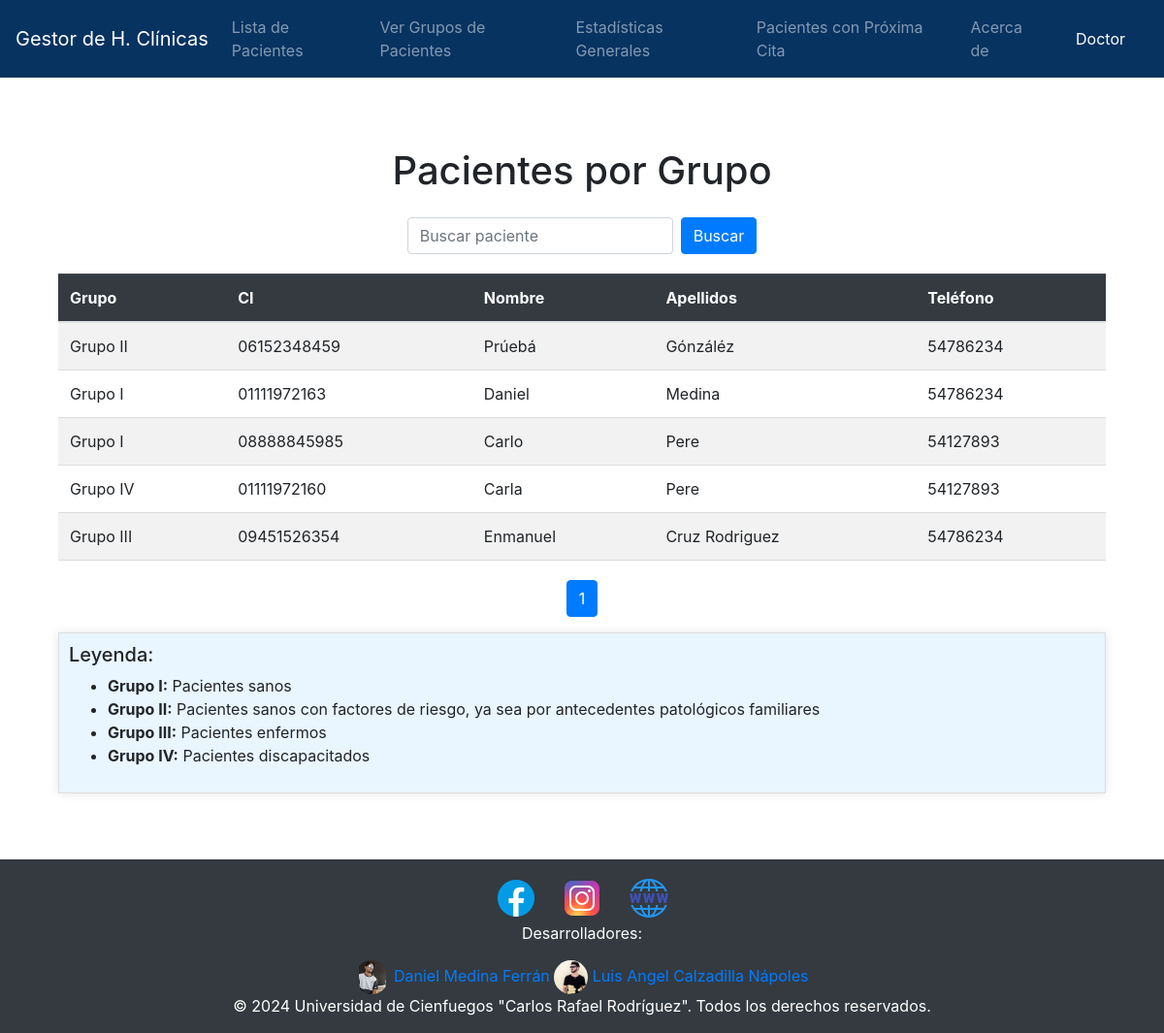
The app's page /grupos-pacientes/ (signed in), older data.
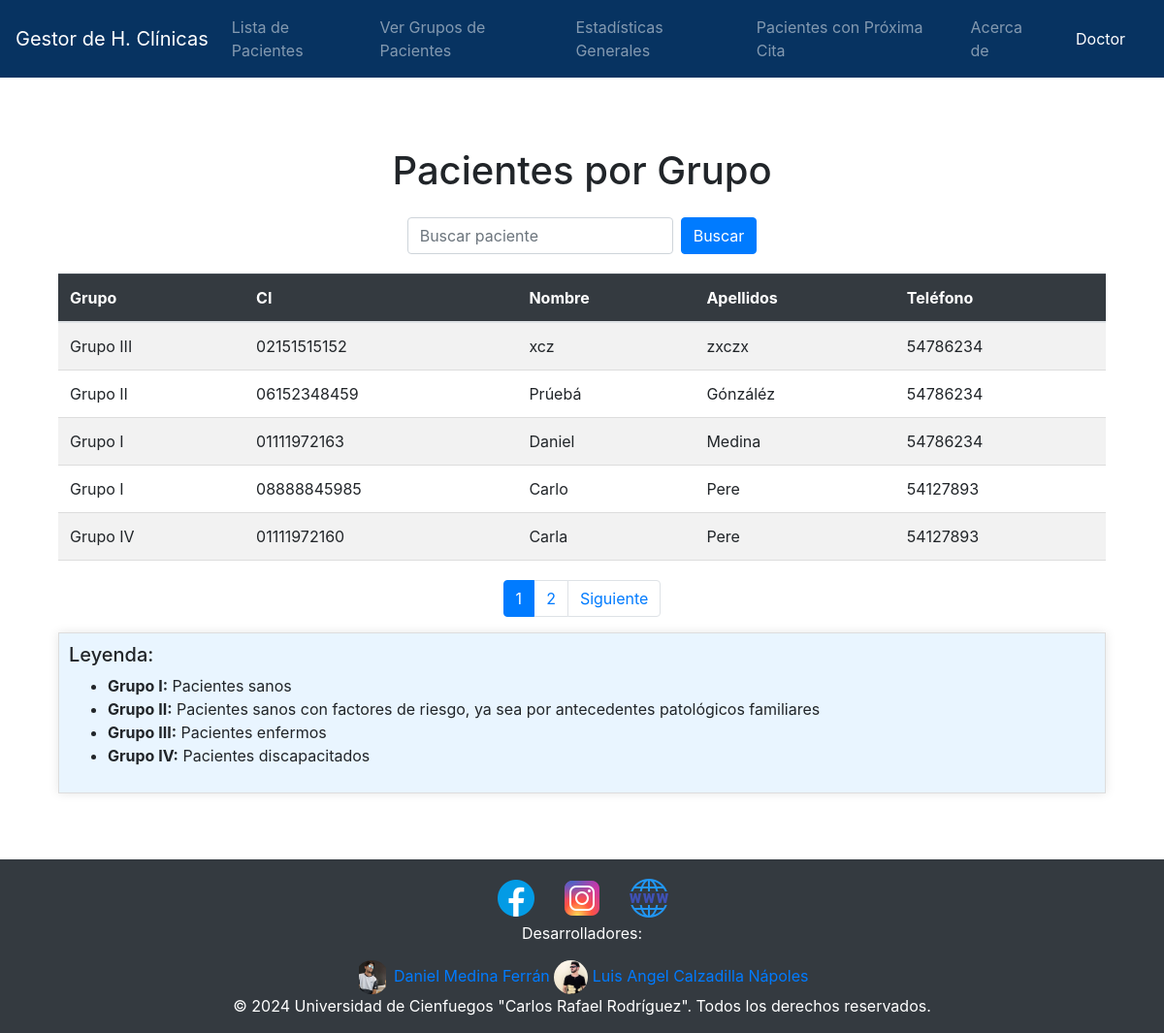
The same page, newer data.
### Historia/models.py (models this page shows, shortened)
class Grupos(models.Model):
    id = models.IntegerField(primary_key=True)
    grupo = models.CharField(max_length=255)

class Paciente(models.Model):
    ci = models.CharField(primary_key=True, max_length=11)
    nombre = models.CharField(max_length=50)
    apellidos = models.CharField(max_length=50)
    telefono = models.IntegerField(null=True)
    direccion = models.CharField(max_length=50)
    SEXO_CHOICES = (
        ('M', 'Masculino'),
        ('F', 'Femenino'),
    )
    sexo = models.CharField(max_length=1, choices=SEXO_CHOICES)
    RAZA_CHOICES = (
        ('B', 'Blanco'),
        ('N', 'Negro'),
    )
    raza = models.CharField(max_length=1, choices=RAZA_CHOICES)
    edad = models.IntegerField()

### Historia/views/grupos.py (the view, shortened to what this page needs)
# urls.py: path('grupos-pacientes/', grupos.grupos_pacientes, name='grupos_pacientes'),
@login_required(login_url="/")
def grupos_pacientes(request):
    pacientes = []
    search_term = request.GET.get('search', '')
    paciente_ultima_fecha_grupo = {}
    fechas_por_paciente = {}
    for fecha in Fecha.objects.all().order_by('-fecha_inicial'):
        if fecha.paciente not in fechas_por_paciente:
            fechas_por_paciente[fecha.paciente] = fecha
    for paciente, fecha in fechas_por_paciente.items():
        try:
            egeneral = fecha.egeneral
            if egeneral:
                try:
                    efaparato = egeneral.efaparato
                    if efaparato:
                        grupo = efaparato.grupos
                        paciente_ultima_fecha_grupo[paciente] = grupo.grupo
                except ObjectDoesNotExist:
                    pass
        except ObjectDoesNotExist:
            pass
    for paciente in paciente_ultima_fecha_grupo.keys():
        grupo = paciente_ultima_fecha_grupo[paciente]
        pacientes.append({
            'grupo': grupo,
            'ci': paciente.ci,
            'nombre': paciente.nombre,
            'apellidos': paciente.apellidos,
            'telefono': paciente.telefono,
        })
    paginator = Paginator(pacientes, 5)  # 5 pacientes por página
    page_number = request.GET.get('page')
    paginated_patients = paginator.get_page(page_number)
    context = {
        'pacientes': paginated_patients,
        'search': search_term,  # Para mantener el valor en el formulario
    }
    return render(request, 'grupos/grupos_pacientes.html', context)

### Historia/templates/grupos/grupos_pacientes.html (shortened to what this page needs)
{% extends 'base.html' %}
{% block content %}
<div class="container-fluid">
    <h1 class="text-center my-4">Pacientes por Grupo</h1>
    <div class="d-flex justify-content-center mb-3">
        <form class="search-form d-flex" method="GET" action="{% url 'grupos_pacientes' %}">
            <input type="text" class="form-control mr-2" name="search" placeholder="Buscar paciente" value="{{ request.GET.search }}" />
            <button type="submit" class="btn btn-primary">Buscar</button>
        </form>
    </div>
    <div class="table-container">
        <table class="table table-striped fixed-table">
            <thead class="table-dark">
                <tr>
                    <th>Grupo</th>
                    <th>CI</th>
                    <th>Nombre</th>
                    <th>Apellidos</th>
                    <th>Teléfono</th>
                </tr>
            </thead>
            <tbody>
                {% for paciente in pacientes %}
                <tr>
                    <td>{{ paciente.grupo }}</td>
                    <td>{{ paciente.ci }}</td>
                    <td>{{ paciente.nombre }}</td>
                    <td>{{ paciente.apellidos }}</td>
                    <td>{{ paciente.telefono }}</td>
                </tr>
                {% empty %}
                <tr>
                    <td colspan="5" class="text-center">No hay pacientes que mostrar.</td>
                </tr>
                {% endfor %}
            </tbody>
        </table>
    </div>
    <nav aria-label="Navegación de páginas">
        <ul class="pagination justify-content-center">
            {% for num in pacientes.paginator.page_range %}
                {% if pacientes.number == num %}
                    <li class="page-item active"><a class="page-link">{{ num }}</a></li>
                {% else %}
                    <li class="page-item"><a class="page-link" href="?page={{ num }}&search={{ request.GET.search }}">{{ num }}</a></li>
                {% endif %}
            {% endfor %}
            {% if pacientes.has_next %}
            <li class="page-item">
                <a class="page-link" href="?page={{ pacientes.next_page_number }}&search={{ request.GET.search }}">Siguiente</a>
            </li>
            {% endif %}
        </ul>
    </nav>
    <div class="content-block">
        <h5>Leyenda:</h5>
        <ul>
            <li><strong>Grupo I:</strong> Pacientes sanos</li>
            <li><strong>Grupo II:</strong> Pacientes sanos con factores de riesgo, ya sea por antecedentes patológicos familiares</li>
            <li><strong>Grupo III:</strong> Pacientes enfermos</li>
            <li><strong>Grupo IV:</strong> Pacientes discapacitados</li>
        </ul>
    </div>
</div>
{% endblock %}

Row changes from the older to the newer data that the page shows:
no longer on this page (row unchanged): Paciente: ci "09451526354", nombre "Enmanuel", apellidos "Cruz Rodriguez"
added Paciente: ci "02151515152", nombre "xcz", apellidos "zxczx"
Text that changed along with them:
new list line: "Grupo III"
new list line: "54786234"
new list line: "2"
text now shown: "Siguiente"
list line gone: "Grupo III"
list line gone: "54786234"
